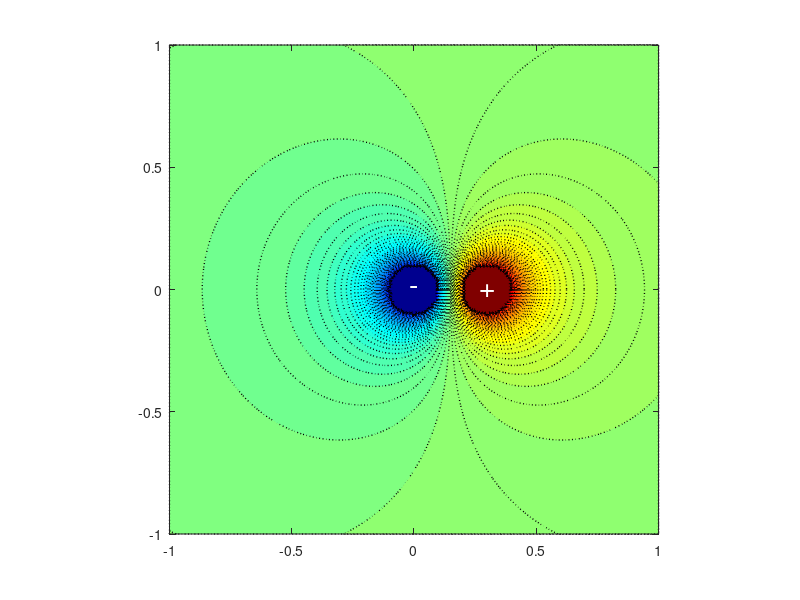
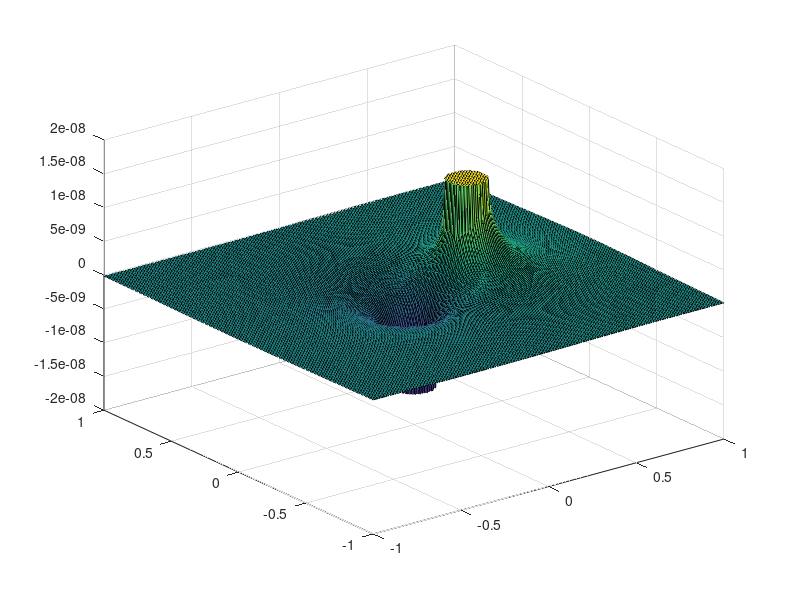

The MATLAB script that drew these images, in order: (Note: this script raises an error after producing the figures.)

clear all
close
%%%%% calculating electrostatic potential around charge
K=8.99*10^9; % constant 1/(4*pi*Eps0), where Eps0= 8.85E-12 Farad per meter (F/m)
e0=1.6E-19;  % Charge of an electron
% create mesh
g=-1:0.01:1;
% create 2D mesh grid
[xg,yg]=meshgrid(g);
% inside charge set constant value
d = 0.1; % the "radius" of charge
%%
%%%%% charge 1
q1=-1*e0; % (-1) Electric charge can exist only as an integral multiple of charge of an electron
% The Possible values of electric charge are q = ± 1e0; ± 2e0; ± 3e0...
xp=0; % x coordinate of charge
yp=0; % y coordinate of charge
xi=xg-xp; % displacement between grid point and charge, X component
yi=yg-yp; % displacement between grid point and charge, Y component
R=sqrt(xi.^2 + yi.^2); %
V1=q1*K./R; % V=e/(4*pi*eps*r)
idx1=(R<d); % grids inside the radious
V1max = K*q1 / d;

%%%%% charge 2
q2=1*e0; % (+1) Electric charge can exist only as an integral multiple of charge on an electron
% The Possible values of electric charge are q = ± 1e0; ± 2e0; ± 3e0...
xp=0.3; % x coordinate of charge
yp=0.0; % y coordinate of charge
xi=xg-xp; % displacement between grid point and charge, X component
yi=yg-yp; % displacement between grid point and charge, Y component
R=sqrt(xi.^2 + yi.^2); %
V2=q2*K./R; % V=e/(4*pi*eps*r)
idx2=(R<d); % grids inside the radious
V2max = K*q2 / d;

%% sum (contribution of both chrages) and find max value 
V=V1+V2; % contribution of both chrages !!!!
V(idx1)=V1max; % set constant value inside the charge
V(idx2)=V2max; % set constant value inside the charge

%% plot
figure
%contourf(xg,yg,V)
contourf(xg,yg,V,100,':','LineWidth',1) % filled contour plot containing the isolines of matrix Z
colormap(jet)
text(0,0,'-','FontSize',20,'Color','w','HorizontalAlignment','center','VerticalAlignment','middle')
text(0.3,0,'+','FontSize',20,'Color','w','HorizontalAlignment','center','VerticalAlignment','middle')
ax=gca;
axis(ax,'equal')
% saveas(gcf,'Figure_charge2.png')

figure
s=surf(xg,yg,V); % surface
s.EdgeColor = 'none';
% saveas(gcf,'Figure_charge21.png')


